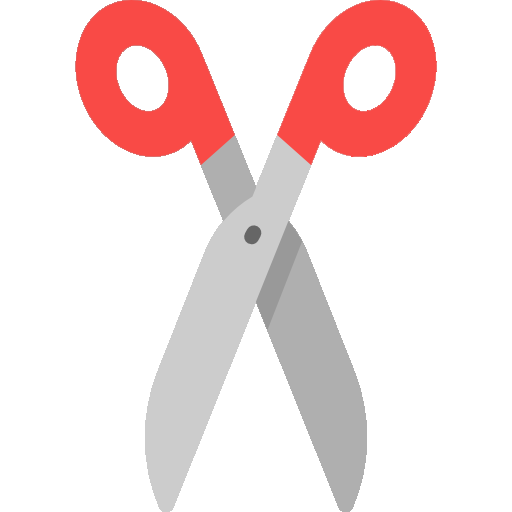
#> input picture scissors.png, 512 x 512 px
$ python -i common.py   (imports and definitions only)
#> lines starting #> are read from the running program, lines starting #| are printed output that depends on the picture
import logging
from typing import List

import cv2
import numpy.ma
from skimage.feature import hog

# [1 line not run here, left out]
logger = logging.getLogger("common")
# [1 line not run here, left out]


def reduce(img):
    height, width, _ = img.shape
    if height > width:
        return cv2.resize(img, dsize=(600, 800), interpolation=cv2.INTER_AREA)
    else:
        return cv2.resize(img, dsize=(800, 600), interpolation=cv2.INTER_AREA)


def compute_hog(file: str, rotates: List[int] = [None]) -> object:
#> called with file = '../scissors.png'
    handle = open(file, "rb")
    bytes = bytearray(handle.read())
    handle.close()
    nparr = numpy.ma.asarray(bytes, dtype=numpy.uint8)
    img = cv2.imdecode(nparr, cv2.IMREAD_UNCHANGED)
#> img is the input picture: shape (512, 512, 4); mean B, G, R, A 223.4, 223.8, 244.3, 67.1
    arr = []
    for rotate in rotates:
        if rotate is not None:
            img = cv2.rotate(img, rotate)
        img = reduce(img)
        fd, hog_img = hog(img, orientations=8, pixels_per_cell=(64, 64), cells_per_block=(4, 4), block_norm='L2',
                          visualize=True)
        degree = 90 * 0 if rotate is None else rotate
        logger.debug(f"HOG computed with {degree}°: {file}")
        arr.append(fd)
#> this loop made 1 pass
#> pass 1, in compute_hog, `img = reduce(img)`:
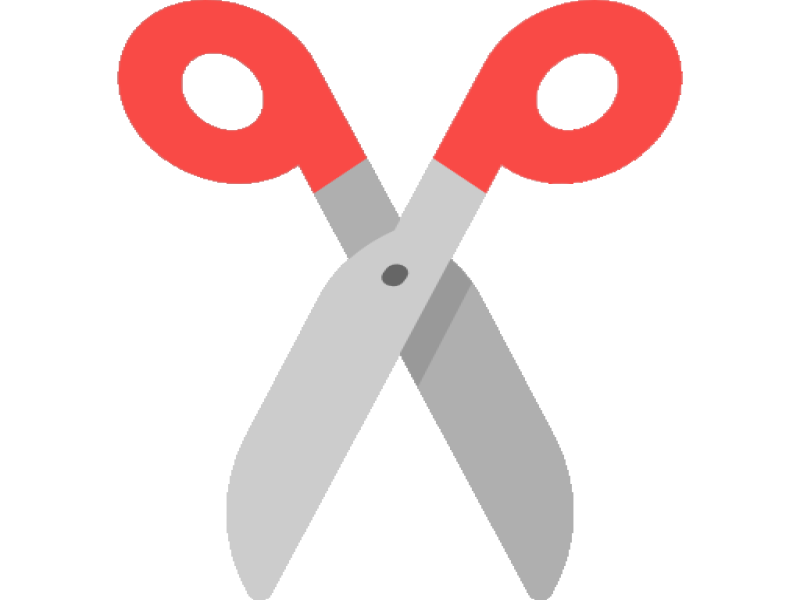
#> img: shape (600, 800, 4); mean B, G, R, A 223.4, 223.8, 244.3, 67.1
#> after the loop, arr = []
    return arr

#> (the run stopped early here; a loop or call above may not have finished)
